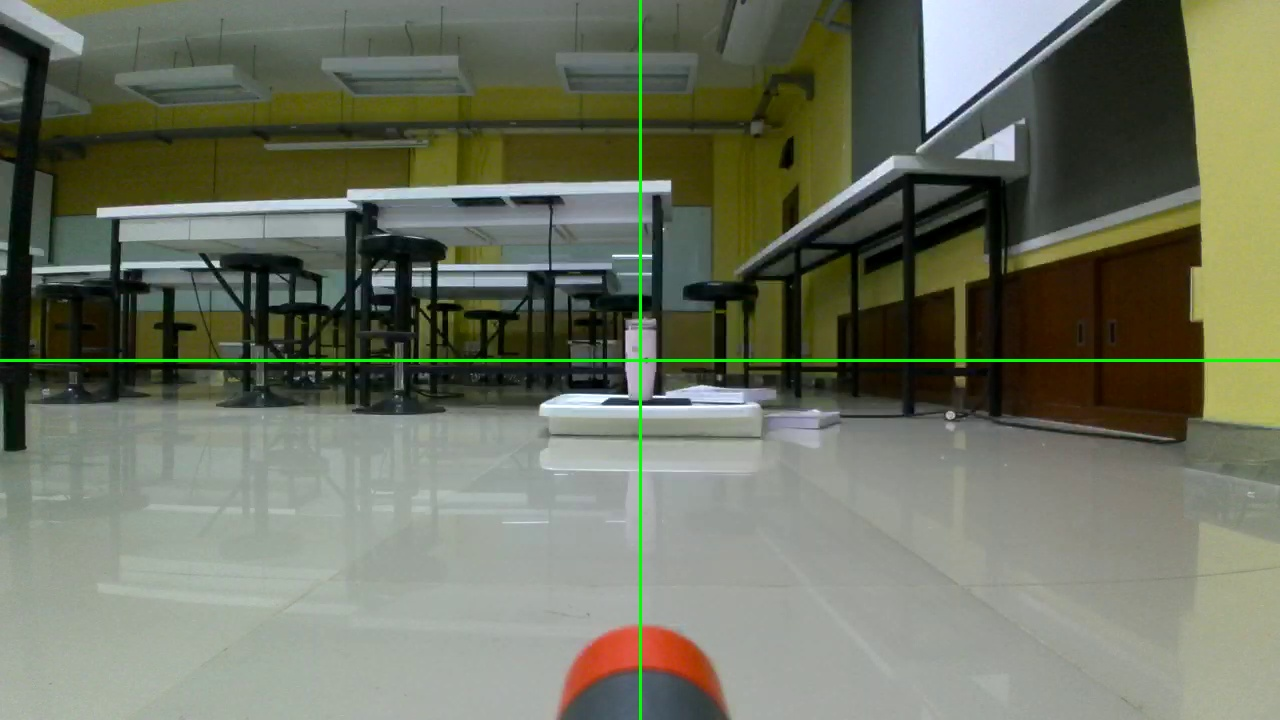
#> input picture 178-5.jpg, 1280 x 720 px
$ python -i hue.py   (imports and definitions only)
#> lines starting #> are read from the running program, lines starting #| are printed output that depends on the picture; after the words box and inside, x2 and y2 are one past the last pixel; in counts of white or black regions, pixels touching at a corner belong together
# File: best_multithread_singlefile_with_HSV_Tuning.py
# Description: Added a separate window with HSV trackbars for live color tuning
#              and a window to display the black-and-white mask output.

import cv2
import numpy as np
import time
import threading
import os
from robomaster import robot
from robomaster import camera

# --- ADDED: Global variables for HSV trackbars ---
# Initialize with the original pink values
H_MIN, S_MIN, V_MIN = 119, 16, 106
H_MAX, S_MAX, V_MAX = 150, 255, 179

# H_MIN, S_MIN, V_MIN = 121, 21, 95
# H_MAX, S_MAX, V_MAX = 157, 78, 187

# --- คลาสและฟังก์ชันต่างๆ ---
class SimpleKalmanFilter:
    # ... (No changes in this class) ...
    def __init__(self, process_noise, measurement_noise, initial_value=0.0):
        self.Q, self.R, self.P, self.x = process_noise, measurement_noise, 1.0, initial_value
    def update(self, measurement):
        K = self.P / (self.P + self.R); self.x += K * (measurement - self.x); self.P = (1 - K) * self.P
    def predict(self): self.P += self.Q
    def get_state(self): return self.x

# --- MODIFIED: Reads from global HSV variables ---
def create_color_mask(img_rgb):
    """Creates a mask based on the global HSV trackbar values."""
    hsv = cv2.cvtColor(cv2.cvtColor(img_rgb, cv2.COLOR_RGB2BGR), cv2.COLOR_BGR2HSV)
#> hsv: shape (720, 1280, 3); mean H, S, V 51.9, 71.6, 117.1
    lower_bound = np.array([H_MIN, S_MIN, V_MIN])
    upper_bound = np.array([H_MAX, S_MAX, V_MAX])
    mask = cv2.inRange(hsv, lower_bound, upper_bound)
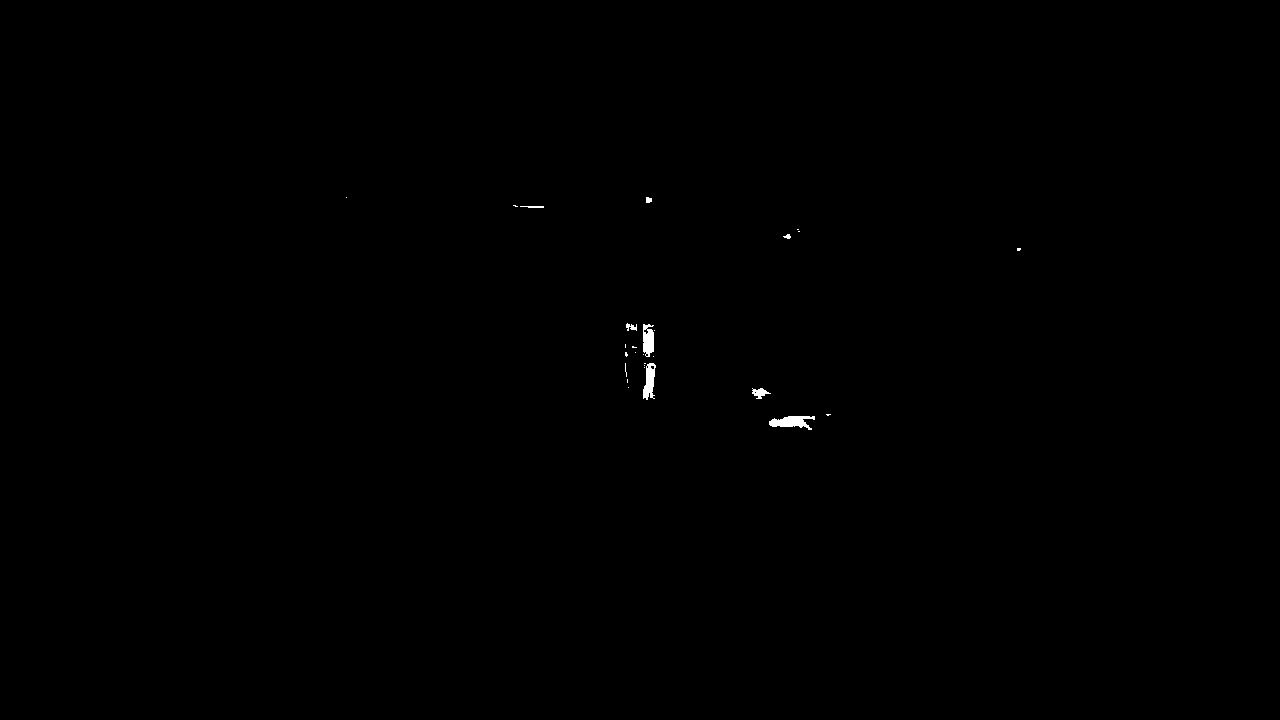
#> mask: shape (720, 1280); 0.14% white; 27 white regions (19 under 20 px), largest, box (x1, y1, x2, y2) and area: (769, 416, 815, 430) 381, (643, 363, 656, 400) 306, (643, 324, 654, 357) 291
    mask = cv2.medianBlur(mask, 5)
#> mask: shape (720, 1280); 0.12% white; 7 white regions (1 under 20 px), largest, box (x1, y1, x2, y2) and area: (769, 416, 814, 429) 371, (643, 363, 655, 399) 303, (643, 325, 654, 356) 285, (752, 388, 767, 398) 101, (626, 324, 636, 330) 40, (646, 197, 652, 203) 22
    return cv2.morphologyEx(mask, cv2.MORPH_CLOSE, np.ones((5, 5), np.uint8))

# ... (The rest of the helper functions are unchanged) ...
# [45 lines left out: functions match_template_masked, calculate_iou, advanced_prioritized_nms, prepare_templates, not called in this run]

# --- ส่วนของ Multithreading ---
# MODIFIED: Added "mask_frame" to the output dictionary
latest_frame = None; processed_output = {"annotated_frame": None, "mask_frame": None, "speed_x": 0.0, "speed_y": 0.0}
frame_lock, output_lock, stop_event = threading.Lock(), threading.Lock(), threading.Event()

# --- Threads (Capture, Processing) ---
# [190 lines left out: functions capture_thread_func, processing_thread_func, main, not called in this run]

# [2 lines not run here, left out]

>>> import cv2
>>> picture = cv2.cvtColor(cv2.imread('../../../../../178-5.jpg'), cv2.COLOR_BGR2RGB)
>>> result = create_color_mask(picture)

$ run again, on capture_1756819191.jpg
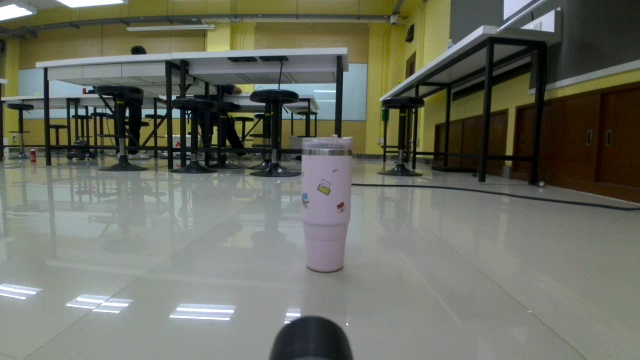
#> input picture capture_1756819191.jpg, 640 x 360 px
#> hsv: shape (360, 640, 3); mean H, S, V 56.8, 58.8, 111.9
#> in create_color_mask, `mask = cv2.inRange(hsv, lower_bound, upper_bound)`:
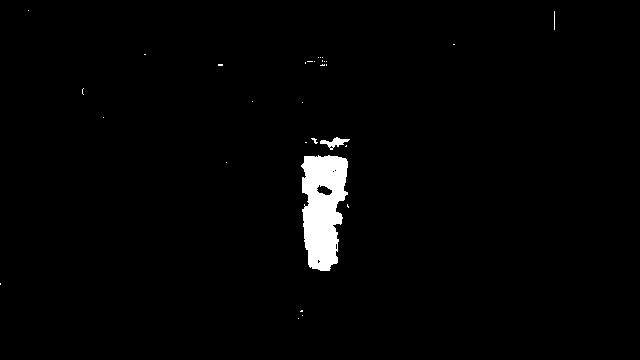
#> mask: shape (360, 640); 1.9% white; 31 white regions (29 under 20 px), largest, box (x1, y1, x2, y2) and area: (301, 155, 348, 271) 3999, (320, 137, 350, 150) 160
#> in create_color_mask, `mask = cv2.medianBlur(mask, 5)`:
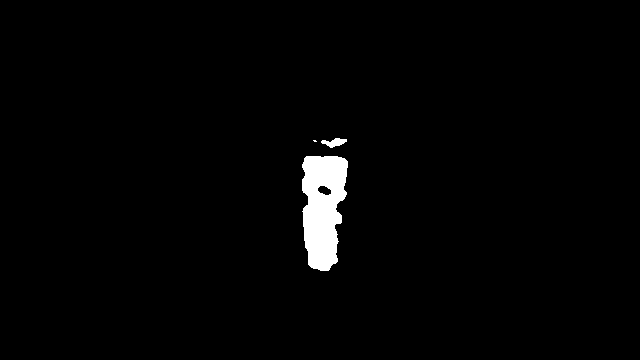
#> mask: shape (360, 640); 1.8% white; 3 white regions (1 under 20 px), largest, box (x1, y1, x2, y2) and area: (302, 156, 348, 271) 4000, (321, 138, 347, 148) 145

$ run again, on capture_1756822842.jpg
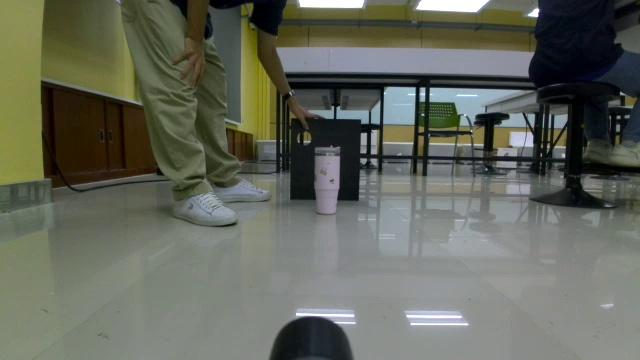
#> input picture capture_1756822842.jpg, 640 x 360 px
#> hsv: shape (360, 640, 3); mean H, S, V 61.1, 61.2, 106.3
#> in create_color_mask, `mask = cv2.inRange(hsv, lower_bound, upper_bound)`:
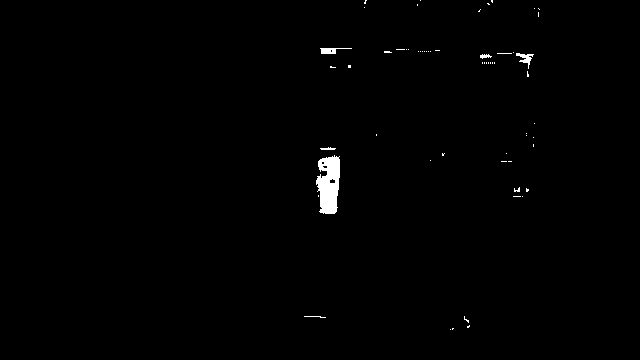
#> mask: shape (360, 640); 0.68% white; 60 white regions (54 under 20 px), largest, box (x1, y1, x2, y2) and area: (316, 155, 340, 214) 1046, (516, 53, 534, 69) 106, (320, 48, 352, 54) 105, (480, 54, 492, 59) 36, (320, 147, 336, 150) 32, (304, 316, 326, 318) 23
#> in create_color_mask, `mask = cv2.medianBlur(mask, 5)`:
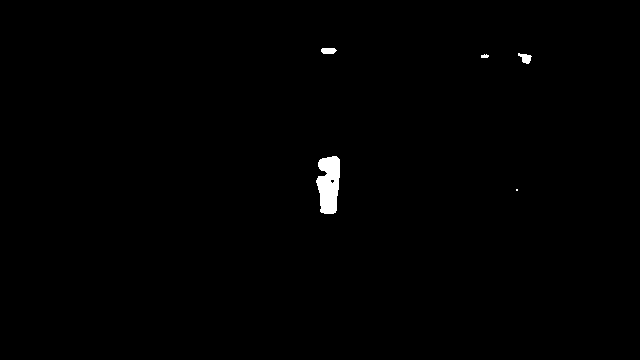
#> mask: shape (360, 640); 0.55% white; 5 white regions (1 under 20 px), largest, box (x1, y1, x2, y2) and area: (316, 156, 340, 214) 1061, (518, 53, 532, 64) 90, (321, 48, 337, 54) 83, (481, 54, 489, 58) 25
